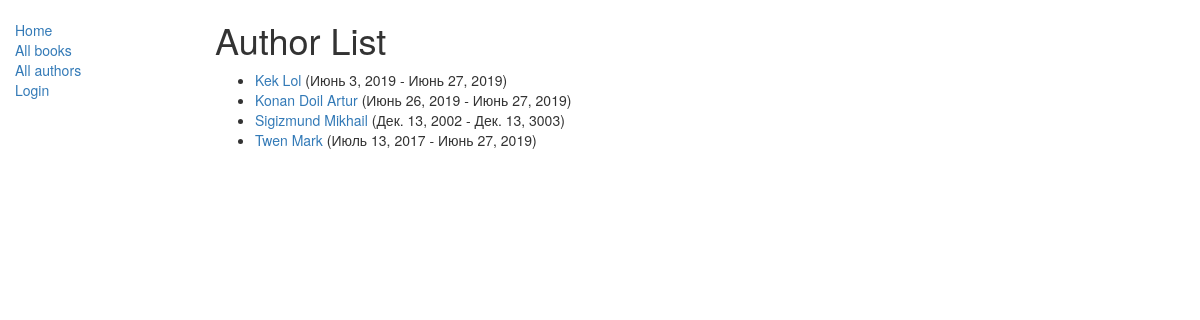
Screenshot of /catalog/authors/ with the database file from the repository.
### catalog/models.py (models this page shows, shortened)
class Author(models.Model):
    first_name = models.CharField(max_length=100)
    last_name = models.CharField(max_length=100)
    date_of_birth = models.DateField(null=True, blank=True)
    date_of_death = models.DateField('Died', null=True, blank=True)
    def get_absolute_url(self):
        return reverse('author-detail', args=[str(self.id)])
    class Meta:
        ordering = ['last_name']

### catalog/views.py (the view, shortened to what this page needs)
class AuthorListView(generic.ListView):
	model = Author
	paginate_by = 10

### catalog/templates/catalog/author_list.html
{% extends "base_generic.html" %}
{% block content %}
    <h1>Author List</h1>
    {% if author_list %}
    <ul>
      {% for author in author_list %}
      <li>
        <a href="{{ author.get_absolute_url }}">{{ author.last_name }} {{author.first_name}}</a> ({{author.date_of_birth}} - {{author.date_of_death}})
      </li>
      {% endfor %}
    </ul>
    {% else %}
      <p>There are no authors in the library.</p>
    {% endif %}
{% endblock %}

### rows the page displays
Author: last_name "Kek", first_name "Lol", date_of_birth "Июнь 3, 2019", date_of_death "Июнь 27, 2019"
Author: last_name "Konan Doil", first_name "Artur", date_of_birth "Июнь 26, 2019", date_of_death "Июнь 27, 2019"
Author: last_name "Sigizmund", first_name "Mikhail", date_of_birth "Дек. 13, 2002", date_of_death "Дек. 13, 3003"
Author: last_name "Twen", first_name "Mark", date_of_birth "Июль 13, 2017", date_of_death "Июнь 27, 2019"
